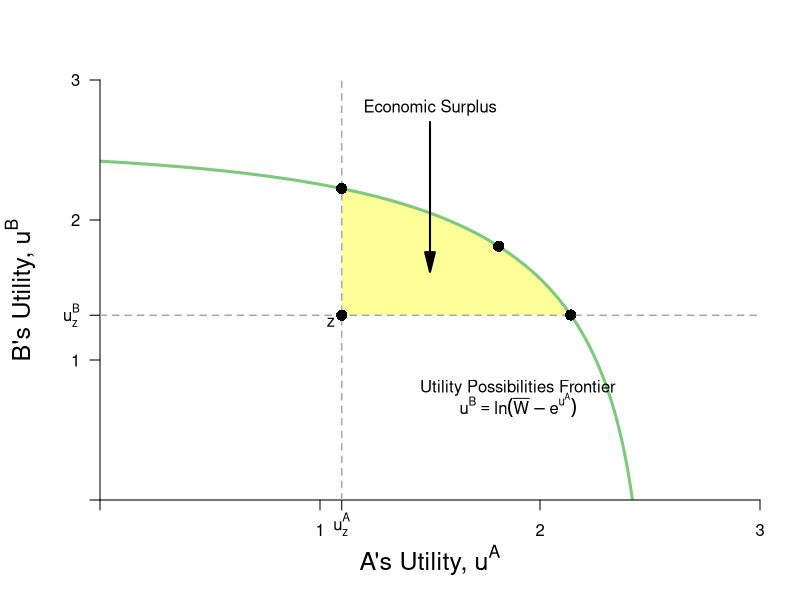

Generate this figure with R:
require(shape)
require(plotrix)
library(tidyverse)
pdf(file = "property/property_tioli_logs_upf.pdf", width = 9, height = 7)

#Set parameters for graphics
axislabelsize <- 1.5
graphlinewidth <- 3
arrowwidth <- 0.5

#Colors
COL <- c("#7fc97f", "#beaed4", "#fdc086", "#ffff99", "#386cb0", "#f0027f", "#bf5b17", "#666666")
COLA <- c("#99d8c9","#66c2a4","#41ae76", "#238b45", "#005824")
COLB <- c("#4eb3d3", "#2b8cbe", "#0868ac","#084081")

upf <- function(ua) {
  log(5*sqrt(6) - exp(ua))
}



uAlog <- function(xA, yA, alpha = 1/2){
  alpha*log(xA) + (1-alpha)*log(yA)
}

paretoEC <- function(x, ybar = 15, xbar = 10) {
  (ybar/xbar)*x
}



x <- seq(0.01, 10, by = 0.01)
y <- paretoEC(x)
uA <- uAlog(x,y, alpha = 1/2)
uB <- rev(uA)
data <- data.frame(x,y,uA, uB)

# ggplot(data, aes(uA, rev(uA))) + 
#   geom_point() + 
#   xlim(0, 2.5) + 
#   ylim(0, 2.5)

#uAlog(9,1, alpha = 1/2)
#[1] 1.098612

#uAlog(1,4, alpha = 1/2)
#[1] 1.319529

#Notes
#ua = (xa^0.5)*(ya^0.5)
#ub = ((10-xa)^05)*((15-ya)^0.5)

#ua = (10^0.5)*(15^0.5) = 12.24745
#ua_e = u(8,2) = (8^0.5)*(2^0.5) = 4



#Point g
# => x^A = 4/((3/2)^0.5) = 3.27 => x^B = 6.73
# => y^A = 3/2(x^A) = 4.9 => y^B = 10.1
#ua_g(4.9^0.5)*(3.27^0.5) = 4.002874
#ub_g(6.73^0.5)*(10.1^0.5) = 8.244574
#W = (4.002874^0.5)*(8.244574^0.5) = 5.744736

#COL <- c("#7fc97f", "#beaed4", "#fdc086", "#ffff99")
par(mar =  c(5, 5, 4, 2))
xlims <- c(0, 3)
ylims <- c(0, 3)


plot(0, 0, xlim = xlims, ylim = ylims, type = "n",
     xlab = expression(paste("A's Utility, ", u^A)),
     ylab = expression(paste("B's Utility, ", u^B)),
     xaxt = "n", 
     yaxt = "n", 
     cex.lab = axislabelsize, 
     bty = "n",
     xaxs="i", 
     yaxs="i")

npts <- 500 
npts2 <- 501
#Specify the sequences of points for graphing. 
xx1 <- seq(xlims[1], xlims[2], length.out = npts)
xx2 <- seq(xlims[1], xlims[2], length.out = npts)
xx3 <- seq(xlims[1], xlims[2], length.out = npts2)

#polygons
#I need something like xx1 with npts for 

#2.141474
#line 245 to 756 = 512 inclusive
#xrev <- data %>% 
#  filter(uA >= 1.0988206 & uB >= 1.317874)

polyxx <- seq(uAlog(9,1), 2.14, length.out = 200)
xpoly1 <- c(uAlog(9,1), 2.14, polyxx, uAlog(9,1), uAlog(9,1))
ypoly1 <- c(uAlog(1,14), upf(2.14), upf(polyxx), upf(uAlog(9,1)), uAlog(1,14))
polygon(x = xpoly1, y = ypoly1, col=COL[4], density=NULL, border = NA)

#xpoly2 = c(0, 0, 12.24745, xlims[2], xlims[2], 0)
#ypoly2 = c(ylims[2], 12.24745, 0, 0, ylims[2], ylims[2])
#polygon(x = xpoly2, y = ypoly2, col=COL[4], density=NULL, border = NA)



#Draw the lines for the graphs
lines(xx1, upf(xx1), col = COL[1], lwd = graphlinewidth)

#Customize ticks and labels for the plot
ticksy <- c(0,1, 2, uAlog(1, 14), 3)
ylabels <-  c(NA,1, 2, expression(paste(u[z]^B)), 3)
ticksx <-  c(0, 1, 2, uAlog(9, 1), 3)
xlabels <-  c(NA, 1, 2, expression(paste(u[z]^A)), 3)
axis(1, at = ticksx, pos = 0, labels = xlabels)
axis(2, at = ticksy, pos = 0, labels = ylabels, las = 1)

#Annotation of the  graphs
#UPF
text(1.9, 0.8, expression(paste("Utility Possibilities Frontier")))
text(1.9, 0.68, expression(paste(u^B == ln*(bar(W) - e^u^A))))

#SWF
#text(11.5, 4.5, expression(paste("Social Planner's")))
#text(11.5, 4, expression(paste("Iso-welfare Curves")))

#Annotate Point f
#u^A = (5.84^0.5)*(8.77^0.5) = 7.16
#u^B = (4.16^0.5)*(6.23^0.5) = 5.09
#W = (7.16^0.5)*(5.09^0.5) = 6.03692


#text(5.3, 7.3, expression(f))


#Annotate Point i
#(5^0.5)*(7.5^0.5) = 6.123724
#W = (6.123724^0.5)(6.123724^0.5) = 6.123724
#points(6.123724, 6.123724, pch = 16, col = "black", cex = 1.5)
#text(6.3, 6.3, expression(i))

#Annotate point g
#ua_g(2.44949^0.5)*(((3/2)*2.44949)^0.5) = 3
#ub_g((10 - 2.44949)^0.5)*(15 - (3/2)*2.44949)^0.5) = 9.247448
#W = (3^0.5)*(9.247448^0.5) = 5.2671
#points(8.24, 4, pch = 16, col = "black", cex = 1.5)
#text(8.4, 4.2, expression(g))

#Annotate point e.
#ua_e = (8^0.5)*(2^0.5) = 4
#ub_e = (2^0.5)*(13.1^0.5) = 5.118594
#W = (4^0.5)*(5.118594^0.5) = 4.524862
segments(uAlog(9,1), 0, uAlog(9,1), ylims[2], lty = 2, col = "darkgray", lwd = 1.5)
segments(0, uAlog(1,14), xlims[2], uAlog(1,14), lty = 2, col = "darkgray", lwd = 1.5)

#Annotate z
points(uAlog(9,1), uAlog(1,14), pch = 16, col = "black", cex = 1.5)
text(uAlog(9,1)-0.05, uAlog(1,14)-0.05, expression(z))

points(2.14, upf(2.14), pch = 16, col = "black", cex = 1.5)

points(uAlog(9,1), upf(uAlog(9,1)), pch = 16, col = "black", cex = 1.5)

points(uAlog(5, 7.5), uAlog(5, 7.5), pch = 16, col = "black", cex = 1.5)


#Annotate f
points(5.12, 7.12, pch = 16, col = "black", cex = 1.5)
text(5.3, 7.3, expression(f))
#Annotate g
points(8.24, 4, pch = 16, col = "black", cex = 1.5)
text(8.4, 4.2, expression(g))

#Annotate m
points(5.703502, 4.389995, pch = 16, col = "black", cex = 1.5)
text(5.9, 4.6, expression(m))

#Label economic rents
Arrows(1.5, 2.7, 1.5, 1.7, col = "black", lty = 1, lwd = 2, arr.type = "triangle")
text(1.5, 2.8, expression(paste("Economic Surplus")))

#Point h
#points(4, 10, pch = 16, col = "black", cex = 1.5)
#u^A_h(6, 5) = (6^0.5)*(5^0.5) = 5.477226
#u^A_h(4, 10) = (4^0.5)*(10^0.5) = 6.324555
#points(6.12, 4, pch = 16, col = "black", cex = 1.5)
#text(5.92, 3.8, expression(h))

#Annotate Point i
#(5^0.5)*(7.5^0.5) = 6.123724
#W = (6.123724^0.5)(6.123724^0.5) = 6.123724
points(6.123724, 6.123724, pch = 16, col = "black", cex = 1.5)
text(6.3, 6.3, expression(i))

#Label Participation Constraints
#Aisha's
text(11, 4.4, expression(paste("A's Participation Constraint ", u[z]^A)))

#Betty's
text(7.1, 12.5, expression(paste("B's Participation Constraint ", u[z]^B)))

#Arrows showing Social Planner's choices
#Arrows(5.2, 4.2, 5.9, 4.2, col = "black", lty = 1, lwd = 2, arr.type = "triangle", arr.lwd = arrowwidth)
#Arrows(6.12, 4.2, 6.12, 5.7, col = "black", lty = 1, lwd = 2, arr.type = "triangle", arr.lwd = arrowwidth)

dev.off()
